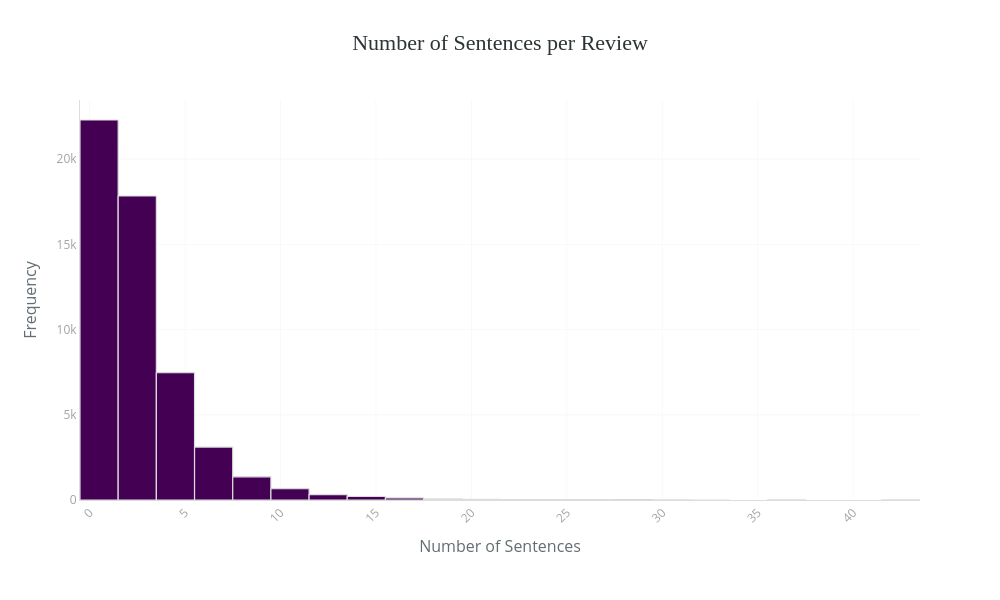

The notebook cell saved with this chart:
### Code cell
histogram_chart(
    data=dataset,
    column='num_sentences',
    title='Number of Sentences per Review',
    x_label='Number of Sentences'
)

### Figure 1 — Plotly figure (JSON) as saved in the notebook; plotly's stock layout.template omitted (floating-point values rounded to 4 significant figures; data arrays with more than 128 entries replaced by an {"elided": "..."} marker saying what was removed)
{"data": [{"bingroup": "x", "hovertemplate": "num_sentences=%{x}<br>count=%{y}<extra></extra>", "legendgroup": "", "marker": {"color": "#440154", "line": {"color": "#DDD", "width": 1.2}, "pattern": {"shape": ""}}, "name": "", "nbinsx": 30, "orientation": "v", "showlegend": false, "type": "histogram", "x": {"elided": "53566 int values"}, "xaxis": "x", "yaxis": "y"}], "layout": {"barmode": "relative", "height": 600, "legend": {"tracegroupgap": 0}, "margin": {"b": 100, "l": 80, "r": 80, "t": 100}, "paper_bgcolor": "white", "plot_bgcolor": "white", "title": {"font": {"color": "#2D3436", "family": "Arial Black", "size": 22}, "text": "Number of Sentences per Review", "x": 0.5, "xanchor": "center"}, "width": 1000, "xaxis": {"anchor": "y", "domain": [0, 1], "gridcolor": "#F8F9FA", "linecolor": "#DDD", "showgrid": true, "tickangle": -45, "tickfont": {"color": "#A0A4A8", "size": 12}, "title": {"font": {"color": "#636E72", "size": 16}, "text": "Number of Sentences"}}, "yaxis": {"anchor": "x", "domain": [0, 1], "gridcolor": "#F8F9FA", "linecolor": "#DDD", "showgrid": true, "tickfont": {"color": "#A0A4A8", "size": 12}, "title": {"font": {"color": "#636E72", "size": 16}, "text": "Frequency"}}}}
